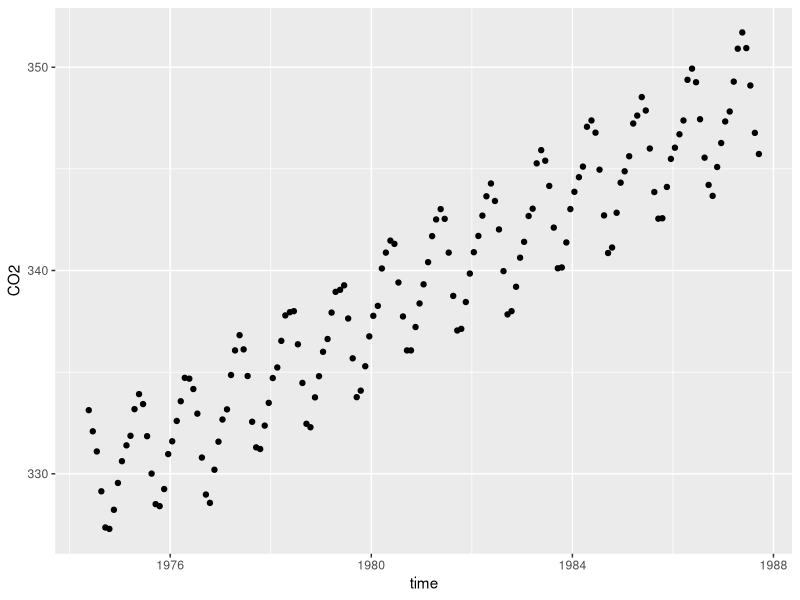

Write R code to recreate this figure.
library(tidyverse)
library(forecast)

#Read in data, skipping header. While read_table2() is more flexible than read.table(), it doesn't have a header argument
co2 <- read_table2('data/MLCO2MON.DAT.txt', skip=23)
View(co2)

#Simple cleaning of the data, dropping rows with NAs
clean_co2 <- co2 %>% 
  drop_na() %>%
  rename(time = 'Year&Month')
View(clean_co2)

#For some reason col CO2 got read in as a char so i'm changing it into a numeric
clean_co2<- clean_co2 %>%
  mutate(CO2=as.numeric(CO2))
sapply(clean_co2, class)

summary(clean_co2)
#I had to change the y-axis a bit to clean it up but this is a pretty good picture of the data.
ggplot(clean_co2, aes(time, CO2)) +
  geom_point() +
  scale_y_continuous(breaks = seq(300, 400, 10))
